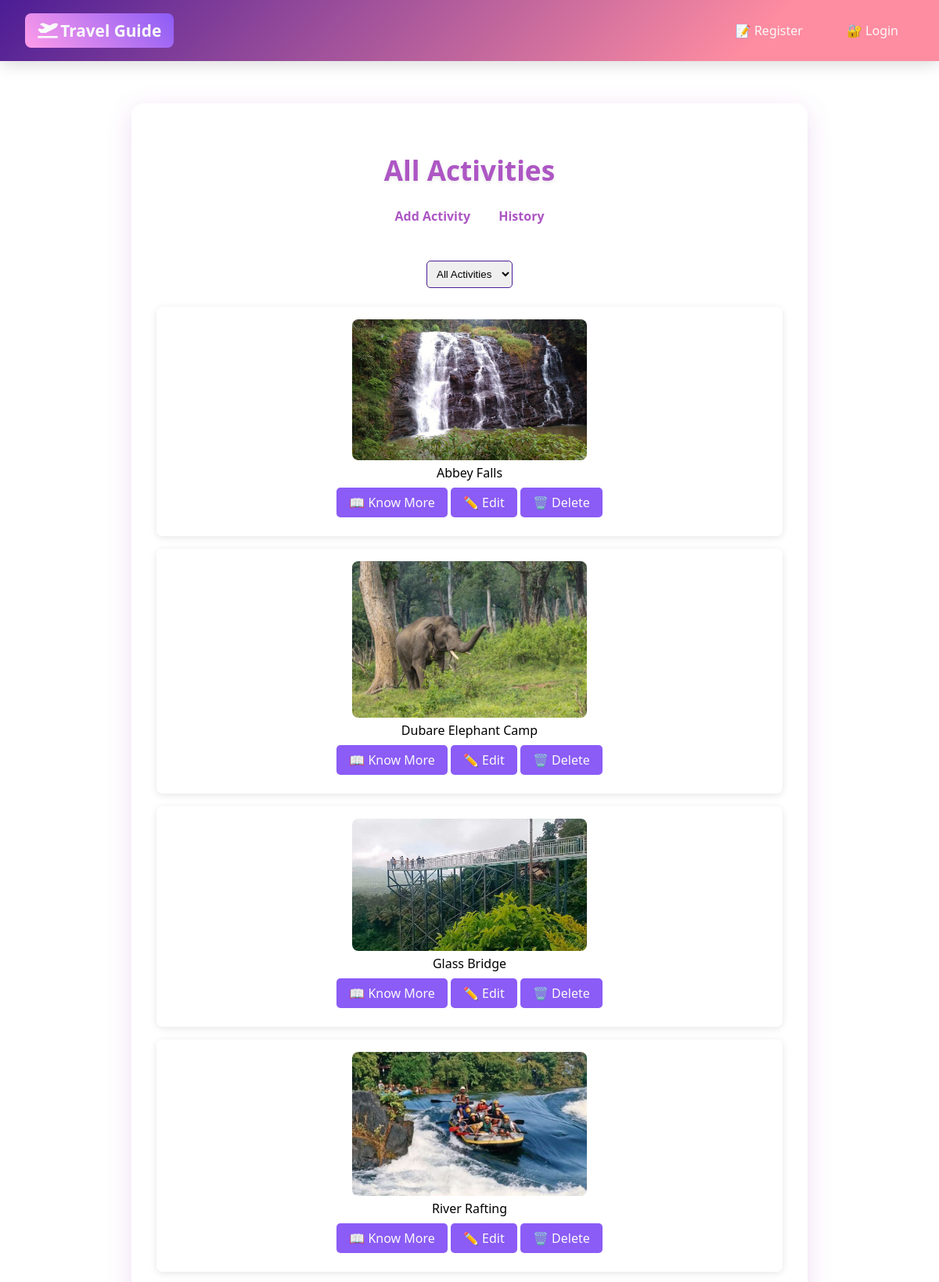
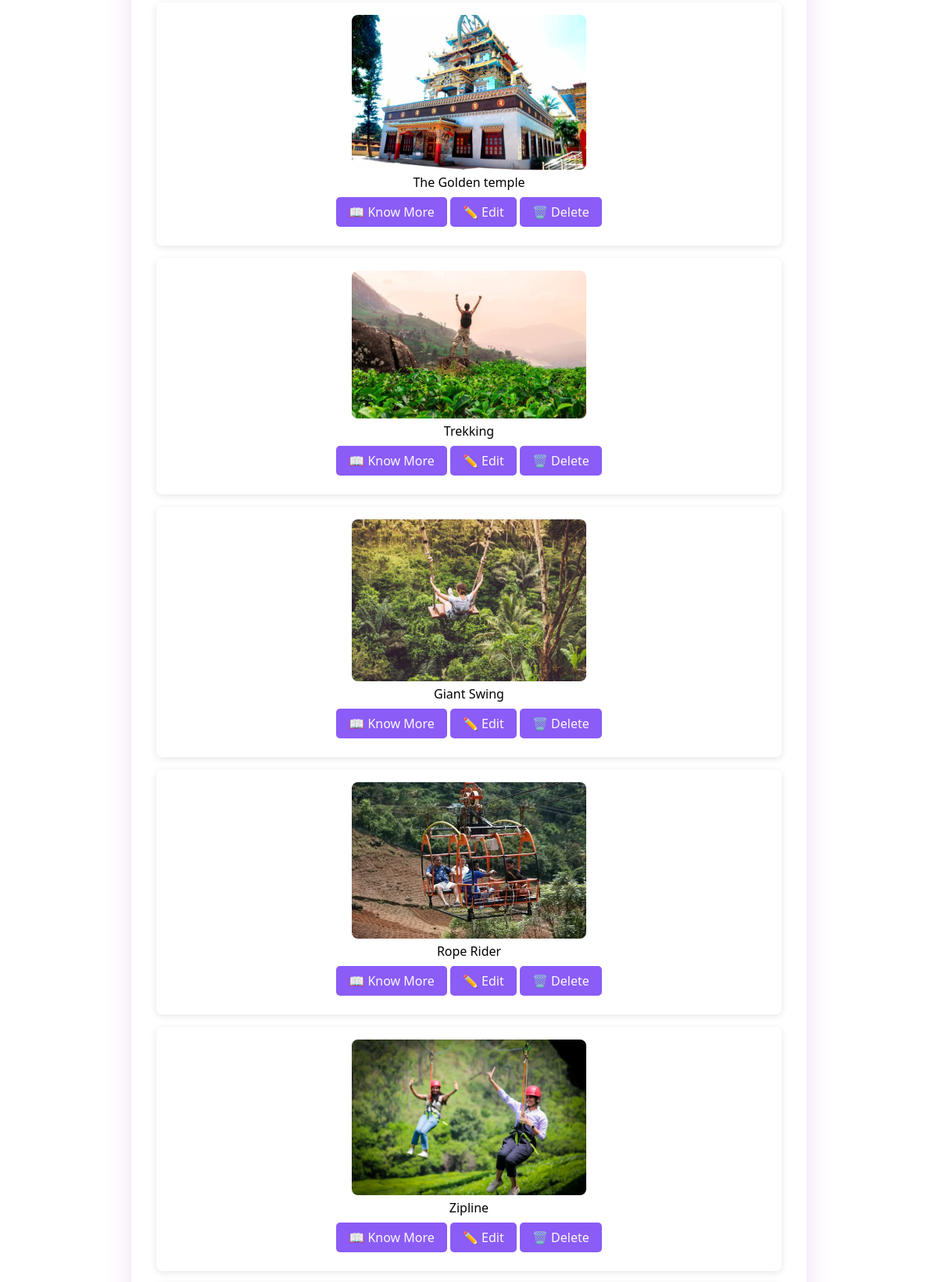
Screenshot of /base/allactivity/ (upper part) with the database file from the repository (2 pictures, top to bottom).
### base/models.py (models this page shows, shortened)
class Photo(models.Model):
    title=models.CharField(max_length=100)
    image=models.ImageField(upload_to='photos/') #upload_to : create one folder and all photos will be stored their
    price = models.PositiveIntegerField()
    desc=models.CharField(max_length=1000)
    visiting_time = models.CharField(max_length=100)
    rating = models.IntegerField(choices=STAR_CHOICES, default=3)
    destination = models.ForeignKey(Destination,on_delete=models.CASCADE)
    is_deleted = models.BooleanField(default=False)
    deleted_at = models.DateTimeField(null=True,blank=True)

### base/views.py (the view)
# urls.py: path('allactivity/',views.allactivity, name='allactivity'),
def allactivity(request):
    cid = request.GET.get('destination_id')
    data=Destination.objects.all()
    if cid:
        data1 = Photo.objects.filter(destination_id = cid)
    else:
        data1=Photo.objects.all()
    return render(request, 'allactivity.html',{'data':data, 'data1':data1})

### base/templates/allactivity.html (shortened to what this page needs)
{% extends 'main.html' %}
{% block content %}
<br>
<div class="photolist_container">
<h2>All Activities</h2>
<span class="photolist_addphotolink">
<a href="{% url 'addactivity' %}"> Add Activity</a>
</span>
<span class="photolist_historylink">
<a href="{% url 'acthistory' %}"> History</a>
</span>
<br>
<br>
<form action="" method="GET">
    <select name="destination_id" onchange="this.form.submit()">
        <option value="">All Activities</option>
    </select>
</form>
<ul>
{% for i in data1 %}
    {% if not i.is_deleted %}
        <li>
            <img src="{{i.image.url}}" height="200" width="300"> <br>
            {{i.title}} <br>
            <a href="{% url 'actread' i.id %}"> 📖 Know More </a>
            <a href="{% url 'actupdate' i.id %}">✏️ Edit</a>
            <a href="{% url 'actdelete' i.id %}"> 🗑️ Delete</a>
        </li>
    {% endif %}
{% endfor %}
</ul>
<br>
</div>
{% endblock %}

### static/style.css (style rules this page uses)
:root { --primary: #FF8DA1; --secondary: #FFC2BA; --accent: #FF9CE9; --dark: #AD56C4; --light: #FFFFFF; }
body { font-family: 'Segoe UI', Tahoma, Geneva, Verdana, sans-serif; margin: 0; }
.photolist_container { background-color: #ff8da28a; border-radius: 12px; padding: 2rem; box-shadow: 0 4px 30px rgba(0, 0, 0, 0.2); max-width: 800px; margin: 40px auto; animation: fadeIn 0.5s ease-in-out; }
.photolist_container h2 { text-align: center; color: var(--dark); margin-bottom: 1.5rem; font-size: 2rem; text-shadow: 0 2px 5px rgba(0, 0, 0, 0.1); }
.photolist_addphotolink, .photolist_historylink { display: inline-block; margin: 0 1rem; }
.photolist_addphotolink a, .photolist_historylink a { color: var(--primary); text-decoration: none; font-weight: bold; transition: color 0.3s ease, transform 0.3s ease; }
form { margin: 1.5rem 0; text-align: center; }
form select { padding: 0.5rem; border: 1px solid var(--dark); border-radius: 5px; transition: border-color 0.3s ease; }
ul { list-style-type: none; padding: 0; }
ul li { background-color: rgba(255, 255, 255, 0.8); border-radius: 8px; padding: 1rem; margin: 1rem 0; box-shadow: 0 2px 10px rgba(0, 0, 0, 0.1); transition: transform 0.3s ease; }
ul li img { border-radius: 8px; max-width: 100%; height: auto; }
ul li a { display: inline-block; margin: 0.5rem 0; padding: 0.5rem 1rem; background-color: var(--primary); color: var(--light); border-radius: 5px; text-decoration: none; transition: background-color 0.3s ease, transform 0.3s ease; }
.photolist_container { background: rgba(255, 255, 255, 0.95); border-radius: 16px; padding: 2rem; max-width: 800px; margin: 2rem auto; box-shadow: 0 8px 32px rgba(173, 86, 196, 0.2); animation: fadeIn 0.6s ease-in-out; }
.photolist_container h2 { text-align: center; color: #AD56C4; font-size: 2.2rem; margin-bottom: 1.5rem; position: relative; }
.photolist_addphotolink a, .photolist_historylink a { color: #AD56C4; text-decoration: none; font-weight: bold; transition: color 0.3s ease, transform 0.3s ease; }
:root { --primary: #8B5CF6; --secondary: #EC4899; --accent: #FF9CE9; --dark: #4C1D95; --light: #FAFAFA; --text-dark: #1F2937; --price-color: #10B981; }

### rows the page displays
Photo: image (picture), title "Abbey Falls"
Photo: image (picture), title "Dubare Elephant Camp"
Photo: image (picture), title "Glass Bridge"
Photo: image (picture), title "River Rafting"
Photo: image (picture), title "The Golden temple"
Photo: image (picture), title "Trekking"
Photo: image (picture), title "Giant Swing"
Photo: image (picture), title "Rope Rider"
Photo: image (picture), title "Zipline"
